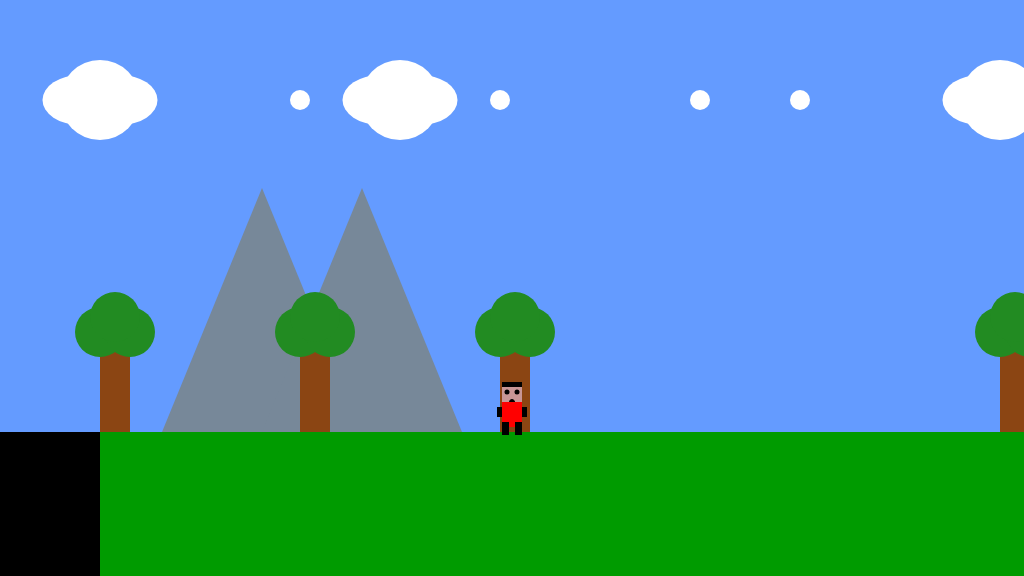
Frame 1 (no input)
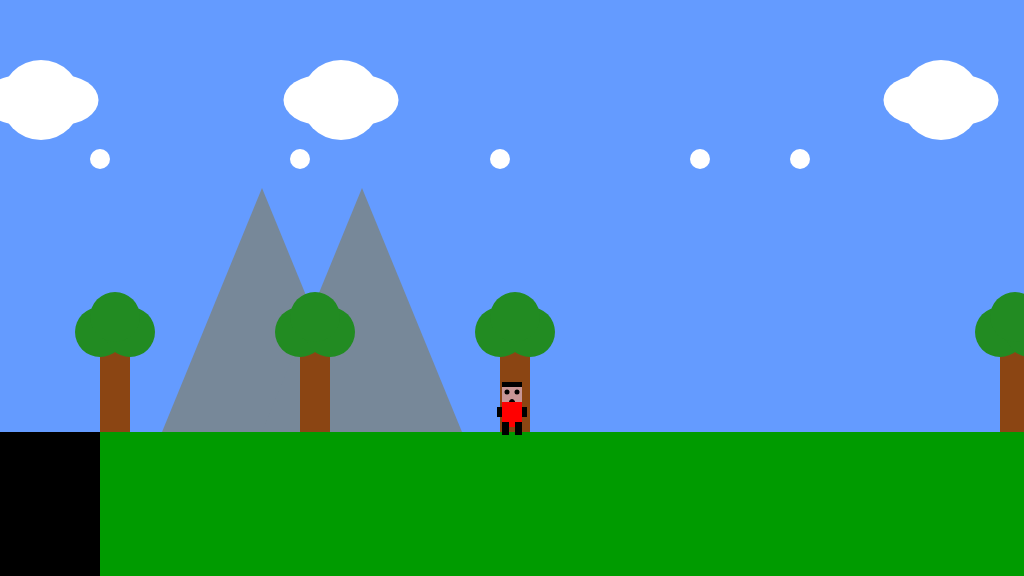
Frame 60 (no input)
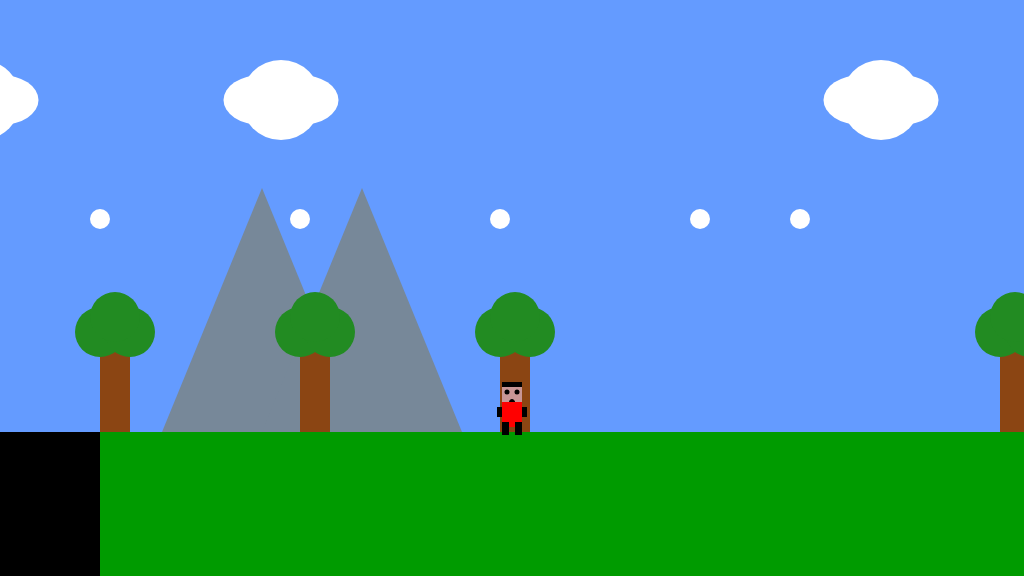
Frame 120 (the mouse pressed at the canvas centre since frame 60)

The p5.js sketch that drew these frames (run headless with seeded random() and noise() and a simulated clock; from frame 60 on, the mouse is pressed at the canvas centre):

// p5.js sketch
// ── sketch.js
//Setup Scenery for the Sketch

var gameChar_x;
var gameChar_y;
var floorPos_y;
var gameChar_width;

var isLeft;
var isRight;
var isFalling;
var isPlummeting;

var scrollPos;

var clouds;
var mountain;
var snow;
var tree;
var trees_x;
var canyon;
var collectable;

//Main Functions
function setup() {
  createCanvas(1024, 576);
  floorPos_y = (height * 3) / 4;
  gameChar_x = width / 2;
  gameChar_y = floorPos_y;

  isLeft = false;
  isRight = false;
  isFalling = false;
  isPlummeting = false;

  scrollPos = 0;

  gameChar_width = 50;

  collectable = { x_pos: -100, y_pos: floorPos_y, size: 40, isFound: false };
  canyon = { x_pos: 0, width: 100 };

  trees_x = [100, 300, 500, 1000];
  tree = {
    trunkX: trees_x - 100,
    trunkY: floorPos_y - 100,
    trunkW: 30,
    trunkH: 100,
    leafX: trees_x + 100,
    leafY: floorPos_y - 100,
    leafW: 50,
    leafH: 50,
  };

  clouds = [
    {
      x1: 100,
      y1: 100,
      w: 80,
      h: 80,
    },
    {
      x1: 400,
      y1: 100,
      w: 80,
      h: 80,
    },
    {
      x1: 1000,
      y1: 100,
      w: 80,
      h: 80,
    },
  ];
  mountain = [
    {
      x1: 1024 / 2 - 250,
      y1: 576 / 2 - 100,
      x2: 1024 / 2 - 350,
      y2: floorPos_y,
      x3: 1024 / 2 - 150,
      y3: floorPos_y,
    },
    {
      x1: 1024 / 2 - 150,
      y1: 576 / 2 - 100,
      x2: 1024 / 2 - 250,
      y2: floorPos_y,
      x3: 1024 / 2 - 50,
      y3: floorPos_y,
    },
  ];
  snow = [
    {
      x: 100,
      y: 100,
      w: 20,
      h: 20,
    },
    {
      x: 300,
      y: 100,
      w: 20,
      h: 20,
    },
    {
      x: 500,
      y: 100,
      w: 20,
      h: 20,
    },
    {
      x: 700,
      y: 100,
      w: 20,
      h: 20,
    },
    {
      x: 800,
      y: 100,
      w: 20,
      h: 20,
    },
  ];
}

function draw() {
  background(100, 155, 255);
  noStroke();
  fill(0, 155, 0);
  rect(0, floorPos_y, width, height - floorPos_y);

  push();
  translate(scrollPos, 0);

  //Draw the scenery
  drawClouds();
  drawMountain();
  drawTree();
  drawSnow();
  drawCanyon();
  drawCollectable();
  pop();

  //Draw the Game Character
  if (isLeft && isFalling) {
    drawJumpLeft();
  } else if (isRight && isFalling) {
    drawJumpRight();
  } else if (isLeft) {
    drawWalkLeft();
  } else if (isRight) {
    drawWalkRight();
  } else if (isFalling || isPlummeting) {
    drawJumpUp();
  } else {
    drawFacingFront();
  }
  //Interaction
  if (isPlummeting == true) {
    gameChar_y += 5;
    textSize(50);
    text("You Died", 500, 300);
    return;
  }

  if (gameChar_y < floorPos_y) {
    gameChar_y += 1;
    isFalling = true;
  } else {
    isFalling = false;
  }

  if (isLeft) {
    if (gameChar_x > width * 0.2) {
      gameChar_x -= 5;
    } else {
      scrollPos += 5;
    }
  } else if (isRight) {
    if (gameChar_x < width * 0.8) {
      gameChar_x += 5;
    } else {
      scrollPos -= 5;
    }
  }

  checkIfGameCharInCollectableRange();
  checkIfGameCharIsOverCanyon();
}

//Move Character Functions
function keyPressed() {
  if (keyCode == 37) {
    isLeft = true;
  } else if (keyCode == 39) {
    isRight = true;
  } else if (keyCode == 38) {
    if (gameChar_y >= floorPos_y) {
      gameChar_y -= 50;
    }
  }
}

function keyReleased() {
  if (keyCode == 37) {
    isLeft = false;
  } else if (keyCode == 39) {
    isRight = false;
  }
}

//Scenery Functions
function drawClouds() {
  for (var i = 0; i < clouds.length; i++) {
    fill(255, 255, 255);
    noStroke();
    ellipse(clouds[i].x1, clouds[i].y1, clouds[i].w, clouds[i].h);
    ellipse(clouds[i].x1 - 20, clouds[i].y1, clouds[i].w - 5, clouds[i].h - 30);
    ellipse(clouds[i].x1 + 20, clouds[i].y1, clouds[i].w - 5, clouds[i].h - 30);
    clouds[i].x1 -= 1;
  }
}

function drawTree() {
  for (var i = 0; i < trees_x.length; i++) {
    fill(139, 69, 19);
    noStroke();
    rect(trees_x[i], tree.trunkY, tree.trunkW, tree.trunkH);
    fill(34, 139, 34);
    ellipse(trees_x[i], tree.leafY, tree.leafW, tree.leafH);
    ellipse(trees_x[i] + 30, tree.leafY, tree.leafW, tree.leafH);
    ellipse(trees_x[i] + 15, tree.leafY - 15, tree.leafW, tree.leafH);
  }
}

function drawSnow() {
  for (var i = 0; i < snow.length; i++) {
    fill(255, 255, 255);
    noStroke();
    ellipse(snow[i].x, snow[i].y, snow[i].w, snow[i].h);
    snow[i].y += 1;
  }
}

function drawMountain() {
  fill(119, 136, 153);
  noStroke();
  for (var i = 0; i < mountain.length; i++) {
    triangle(
      mountain[i].x1,
      mountain[i].y1,
      mountain[i].x2,
      mountain[i].y2,
      mountain[i].x3,
      mountain[i].y3
    );
  }
}

function drawCanyon() {
  fill(0, 0, 0);
  rect(canyon.x_pos, floorPos_y, canyon.width, height - floorPos_y);
}

function drawCollectable() {
  if (collectable.isFound == false) {
    fill(255, 215, 0);
    stroke(0);
    ellipse(collectable.x_pos, collectable.y_pos - 20, 20, 30);
    ellipse(collectable.x_pos, collectable.y_pos - 20, 10, 20);
  }
}

//Game Character Functions
function drawFacingFront() {
  fill(0);
  rect(gameChar_x - 10, gameChar_y - 50, 20, 10);
  fill(200, 150, 150);
  rect(gameChar_x - 10, gameChar_y - 45, 20, 15);
  fill(0);
  ellipse(gameChar_x - 5, gameChar_y - 40, 5, 5);
  ellipse(gameChar_x + 5, gameChar_y - 40, 5, 5);
  stroke(2);
  ellipse(gameChar_x, gameChar_y - 30, 5, 5);
  noStroke();
  fill(255, 0, 0);
  rect(gameChar_x - 10, gameChar_y - 30, 20, 25);
  fill(0);
  rect(gameChar_x + 3, gameChar_y - 10, 7, 13);
  rect(gameChar_x - 10, gameChar_y - 10, 7, 13);
  fill(0);
  rect(gameChar_x + 10, gameChar_y - 25, 5, 10);
  rect(gameChar_x - 15, gameChar_y - 25, 5, 10);
}

function drawWalkRight() {
  //Hair
  fill(0);
  rect(gameChar_x - 10, gameChar_y - 50, 20, 10);
  //Head
  fill(200, 150, 150);
  rect(gameChar_x - 10, gameChar_y - 45, 20, 15);
  //ellipse(gameChar_x, gameChar_y-50, 25);
  //Face
  fill(0);
  ellipse(gameChar_x - 2, gameChar_y - 40, 5, 5);
  ellipse(gameChar_x + 7, gameChar_y - 40, 5, 5);
  stroke(2);
  ellipse(gameChar_x + 3, gameChar_y - 30, 5, 5);
  noStroke();
  //Body
  fill(255, 0, 0);
  rect(gameChar_x - 10, gameChar_y - 30, 20, 25);
  //Legs
  fill(0);
  rect(gameChar_x + 4, gameChar_y - 10, 7, 13);
  rect(gameChar_x - 9, gameChar_y - 10, 7, 13);
  //Hands
  fill(0);
  rect(gameChar_x + 10, gameChar_y - 25, 5, 10);
  rect(gameChar_x - 10, gameChar_y - 25, 5, 10);
}

function drawWalkLeft() {
  //Hair
  fill(0);
  rect(gameChar_x - 10, gameChar_y - 50, 20, 10);
  //Head
  fill(200, 150, 150);
  rect(gameChar_x - 10, gameChar_y - 45, 20, 15);
  //Face
  fill(0);
  ellipse(gameChar_x - 7, gameChar_y - 40, 5, 5);
  ellipse(gameChar_x + 3, gameChar_y - 40, 5, 5);
  stroke(2);
  ellipse(gameChar_x - 3, gameChar_y - 30, 5, 5);
  noStroke();
  //Body
  fill(255, 0, 0);
  rect(gameChar_x - 10, gameChar_y - 30, 20, 25);
  //Legs
  fill(0);
  rect(gameChar_x + 2, gameChar_y - 10, 7, 13);
  rect(gameChar_x - 11, gameChar_y - 10, 7, 13);
  //Hands
  fill(0);
  rect(gameChar_x + 5, gameChar_y - 25, 5, 10);
  rect(gameChar_x - 15, gameChar_y - 25, 5, 10);
}

function drawJumpUp() {
  //Hair
  fill(0);
  rect(gameChar_x - 10, gameChar_y - 50, 20, 10);
  //Head
  fill(200, 150, 150);
  rect(gameChar_x - 10, gameChar_y - 45, 20, 15);
  //ellipse(gameChar_x, gameChar_y-50, 25);
  //Face
  fill(0);
  ellipse(gameChar_x - 5, gameChar_y - 40, 5, 5);
  ellipse(gameChar_x + 5, gameChar_y - 40, 5, 5);
  stroke(2);
  ellipse(gameChar_x, gameChar_y - 30, 5, 5);
  noStroke();
  //Body
  fill(255, 0, 0);
  rect(gameChar_x - 10, gameChar_y - 30, 20, 25);
  //Legs
  fill(0);
  rect(gameChar_x + 3, gameChar_y - 10, 7, 13);
  rect(gameChar_x - 10, gameChar_y - 10, 7, 13);
  //Hands
  fill(0);
  rect(gameChar_x + 10, gameChar_y - 25, 5, 10);
  rect(gameChar_x - 15, gameChar_y - 25, 5, 10);
}

function drawJumpRight() {
  //Hair
  fill(0);
  rect(gameChar_x - 10, gameChar_y - 50, 20, 10);
  //Head
  fill(200, 150, 150);
  rect(gameChar_x - 10, gameChar_y - 45, 20, 15);
  //ellipse(gameChar_x, gameChar_y-50, 25);
  //Face
  fill(0);
  ellipse(gameChar_x - 3, gameChar_y - 40, 5, 5);
  ellipse(gameChar_x + 7, gameChar_y - 40, 5, 5);
  stroke(2);
  ellipse(gameChar_x + 2, gameChar_y - 30, 5, 5);
  noStroke();
  //Body
  fill(255, 0, 0);
  rect(gameChar_x - 10, gameChar_y - 30, 20, 25);
  //Legs
  fill(0);
  rect(gameChar_x + 4, gameChar_y - 10, 7, 13);
  rect(gameChar_x - 9, gameChar_y - 10, 7, 13);
  //Hands
  fill(0);
  rect(gameChar_x + 10, gameChar_y - 25, 5, 10);
  rect(gameChar_x - 10, gameChar_y - 25, 5, 10);
}

function drawJumpLeft() {
  //Hair
  fill(0);
  rect(gameChar_x - 10, gameChar_y - 50, 20, 10);
  //Head
  fill(200, 150, 150);
  rect(gameChar_x - 10, gameChar_y - 45, 20, 15);
  //ellipse(gameChar_x, gameChar_y-50, 25);
  //Face
  fill(0);
  ellipse(gameChar_x - 7, gameChar_y - 40, 5, 5);
  ellipse(gameChar_x + 3, gameChar_y - 40, 5, 5);
  stroke(2);
  ellipse(gameChar_x - 2, gameChar_y - 30, 5, 5);
  noStroke();
  //Body
  fill(255, 0, 0);
  rect(gameChar_x - 10, gameChar_y - 30, 20, 25);
  //Legs
  fill(0);
  rect(gameChar_x + 2, gameChar_y - 10, 7, 13);
  rect(gameChar_x - 11, gameChar_y - 10, 7, 13);
  //Hands
  fill(0);
  rect(gameChar_x + 5, gameChar_y - 25, 5, 10);
  rect(gameChar_x - 15, gameChar_y - 25, 5, 10);
}

//Interactivity Functions
function checkIfGameCharInCollectableRange() {
  var d = dist(gameChar_x, gameChar_y, collectable.x_pos, collectable.y_pos);
  if (d < 20) {
    collectable.isFound = true;
  }
}

function checkIfGameCharIsOverCanyon() {
  var cond1 = gameChar_y == floorPos_y;
  var cond2 = gameChar_x - gameChar_width / 2 > canyon.x_pos;
  var cond3 = gameChar_x + gameChar_width / 2 < canyon.x_pos + canyon.width;

  if (cond1 && cond2 && cond3) {
    isPlummeting = true;
  }
}
